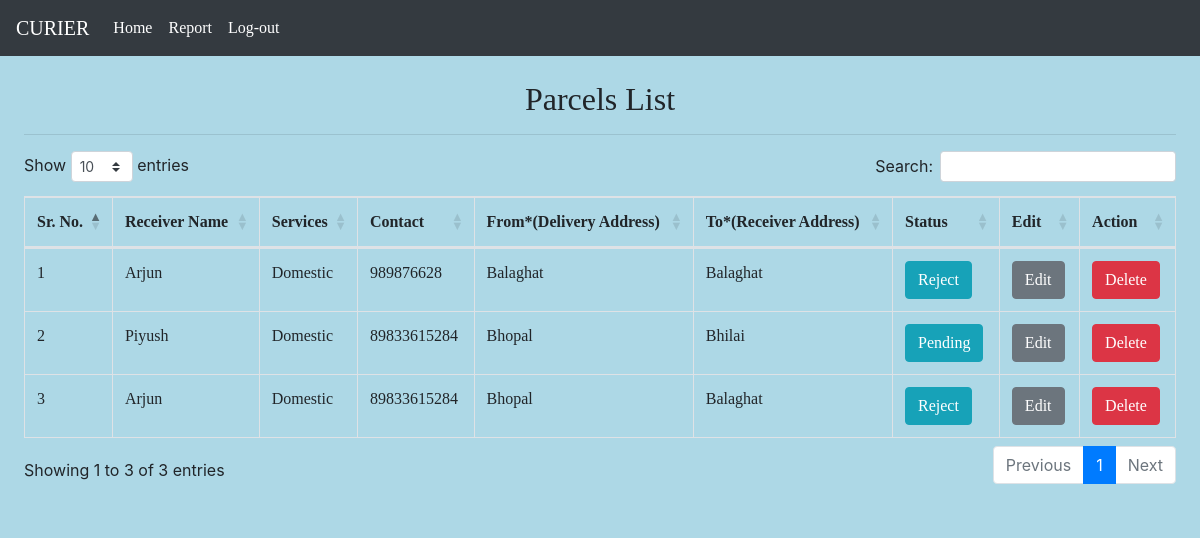
Screenshot of /all_accept_parcel/ (signed in) with the database file from the repository.
### curier/models.py (models this page shows, shortened)
class CurierList(models.Model):
    user = models.ForeignKey(User, on_delete=models.CASCADE)
    receiver_name = models.CharField(max_length=30)
    rcontact = models.IntegerField()
    pick_up_address = models.CharField(max_length=40)
    delivery_address = models.CharField(max_length=40)
    pweight = models.IntegerField()
    plength = models.IntegerField()
    pwidth = models.IntegerField()
    pheight = models.IntegerField()
    delivery_service = models.CharField(max_length=30)
    status = models.CharField(max_length=30)

### curier/views.py (the view)
# urls.py: path('all_accept_parcel/', views.all_accept_parcel, name="all_accept_parcel"),
def all_accept_parcel(request):
    if not request.user.is_authenticated:
        return redirect('login')
    user = User.objects.get(id= request.user.id)
    product_list = CurierList.objects.filter(user=user)
    d = {'product_list':product_list}
    return render(request,'all_accept_parcel.html',d)

### templates/all_accept_parcel.html (shortened to what this page needs)
{% extends 'navigation.html' %}
{% load static %}
{% block body %}
<link rel="stylesheet" href="https://cdnjs.cloudflare.com/ajax/libs/twitter-bootstrap/4.5.2/css/bootstrap.css">
<link rel="stylesheet" href="https://cdn.datatables.net/1.10.22/css/dataTables.bootstrap4.min.css">
<div class="container-fluid p-4" style="background-color:lightblue">
  <h2 class="text-center" style="font-family:papyrus;">Parcels List</h2>
  <hr>
  <table class="table table-bordered" id="table" style="font-family:Book Antiqua;">
    <thead>
      <tr>
        <th>Sr. No.</th>
        <th>Receiver Name</th>
        <th>Services</th>
        <th>Contact</th>
        <th>From*(Delivery Address)</th>
        <th>To*(Receiver Address)</th>
        <th>Status</th>
        <th>Edit</th>
        <th>Action</th>
      </tr>
    </thead>
    <tbody>
      {% for i in product_list %}
      <tr>
        <td>{{forloop.counter}}</td>
        <td>{{i.receiver_name}}</td>
        <td>{{i.delivery_service}}</td>
        <td>{{i.rcontact}}</td>
        <td>{{i.delivery_address}}</td>
        <td>{{i.pick_up_address}}</td>
        <td><a href="{% url 'assign_status' i.id %}" class="btn btn-info">{{i.status}}</a></td>
        <td><a href="{% url 'edit_parcel' i.id %}" class="btn btn-secondary">Edit</a></td>
        <td><a href="{% url 'delete_history' i.id %}" class="btn btn-danger" onclick="return confirm('Are you sure?')">Delete</a></td>
      </tr>
      {% endfor %}
    </tbody>
  </table>
</div><br><br><br>
    {% endblock %}

### templates/navigation.html (shortened to what this page needs)
<!DOCTYPE html>
{% load static %}
<html lang="en" dir="ltr">
  <head>
    <link rel="stylesheet" href="https://maxcdn.bootstrapcdn.com/bootstrap/4.5.2/css/bootstrap.min.css">
    <link rel="stylesheet" href="https://cdnjs.cloudflare.com/ajax/libs/font-awesome/4.7.0/css/font-awesome.min.css">
    <link rel="stylesheet" href="{% static 'css/mystyle.css' %}">
  </head>
  <body style="background-color:lightblue;">
    <nav class="navbar navbar-expand-lg navbar-dark bg-dark">
      <a class="navbar-brand" href="#" style="font-family:Lucida Handwriting;">CURIER</a>
  <div class="collapse navbar-collapse" id="navbarNavAltMarkup">
    <div class="navbar-nav" style="font-family:Arial Black;">
      <a class="nav-link active" aria-current="page" href="/home">Home</a>
      <a class="nav-link active" aria-current="page" href="/all_accept_parcel">Report</a>
      <a class="nav-link active" aria-current="page" href="/">Log-out</a>
    </div>
  </div>
</nav>
  </body>
</html>
{% block body %}
{% endblock %}

### rows the page displays
CurierList: receiver_name "Arjun", delivery_service "Domestic", rcontact "989876628", delivery_address "Balaghat", pick_up_address "Balaghat", status "Reject"
CurierList: receiver_name "Piyush", delivery_service "Domestic", rcontact "89833615284", delivery_address "Bhopal", pick_up_address "Bhilai", status "Pending"
CurierList: receiver_name "Arjun", delivery_service "Domestic", rcontact "89833615284", delivery_address "Bhopal", pick_up_address "Balaghat", status "Reject"
